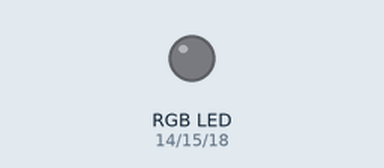
Recording of a program running on a simulated Raspberry Pi (BCM pin numbers). Shown: an RGB LED mixed from three pins (HIGH = lit). Dim RGB values are drawn brighter than linear.

Above: at 0.05 s.
At 0.4 s:
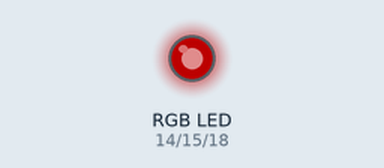
At 0.75 s:
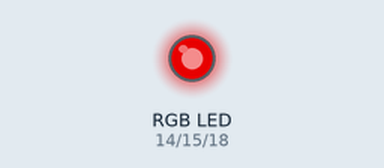
At 1.5 s:
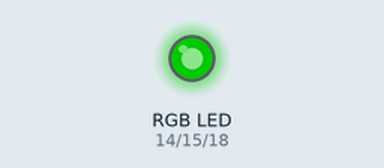
At 2.25 s:
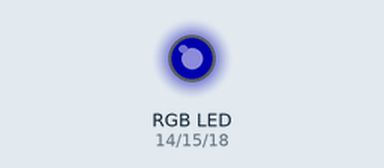
At 3.0 s:
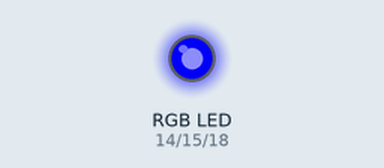
Timing chart, 0 to 6.9 s (numbered marks = the images above):
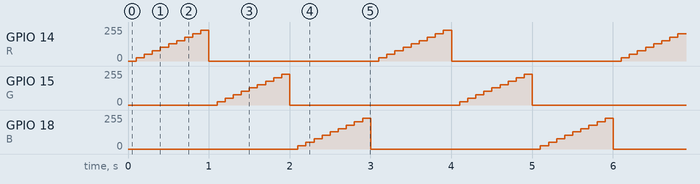

Measured:
- by itself, GPIO 14 (R), GPIO 15 (G), GPIO 18 (B): repeats every 3.0 s: 51/255 0.10 s, 77/255 0.10 s, 102/255 0.10 s, 128/255 0.10 s, 153/255 0.10 s, 179/255 0.10 s, 204/255 0.10 s, 230/255 0.10 s, 0/255 2.1 s, 26/255 0.10 s

The program:

RGB_LED.py
```python
from gpiozero import PWMLED
from time import sleep

R = PWMLED(14)
G = PWMLED(15)
B = PWMLED(18)

while True:
    for i in range(10):
        R.value = i/10
        G.value = 0
        B.value = 0
        sleep(0.1)
    for i in range(10):
        R.value = 0
        G.value = i/10
        B.value = 0
        sleep(0.1)
    for i in range(10):
        R.value = 0
        G.value = 0
        B.value = i/10
        sleep(0.1)
```
